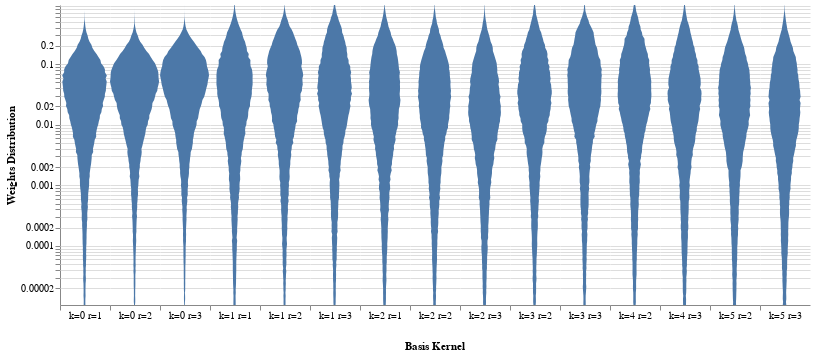

Notebook code cell kept with this figure:
### Code cell
base.plot_weights_hist(W, binspace='log', wrange=(1e-5,1), complex_norm=True)

### Figure 1 — Vega-Lite specification as saved in the notebook (floating-point values rounded to 4 significant figures; data arrays with more than 128 entries replaced by an {"elided": "..."} marker saying what was removed)
{"config": {"view": {"continuousWidth": 400, "continuousHeight": 300, "stroke": null}, "facet": {"spacing": 0}}, "data": {"name": "data-474183dbeb59e6fc7a41bc84b2d2c534"}, "mark": {"type": "area", "orient": "horizontal"}, "encoding": {"column": {"type": "nominal", "field": "name", "header": {"labelOrient": "bottom", "labelPadding": 0, "titleOrient": "bottom"}, "title": "Basis Kernel"}, "x": {"type": "quantitative", "axis": {"grid": false, "labels": false, "ticks": true, "values": [0]}, "field": "density", "impute": null, "stack": "center", "title": null}, "y": {"type": "quantitative", "axis": {"title": "Weights Distribution"}, "field": "w", "scale": {"domain": [1.062e-05, 0.9451], "type": "log"}}}, "width": 50, "$schema": "https://vega.github.io/schema/vega-lite/v4.8.1.json", "datasets": {"data-474183dbeb59e6fc7a41bc84b2d2c534": {"elided": "1485 records"}}}
